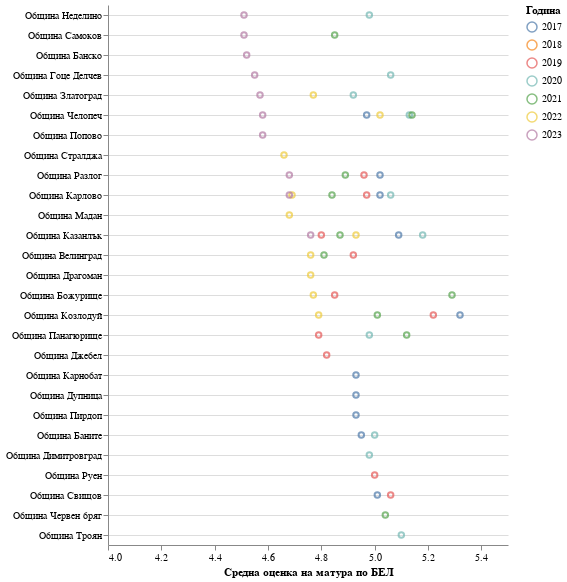

Write notebook code for a chart like this one.
### Markdown cell above
Визуализиране на топ 10 най-високи резултати по години

### Code cell
domain = [2017,2018,2019,2020,2021,2022,2023]
alt.Chart(top10_per_year).mark_point().encode(
    alt.X(
        'average_grade_bel:Q',
        title="Средна оценка на матура по БЕЛ",
        axis=alt.Axis(grid=False),
        scale=alt.Scale(domain=[4, 5.5])
    ),
    alt.Y(
        'municipality:N',
        title="",
        sort='x',
        axis=alt.Axis(grid=True, labelLimit=450),
    ),
    color=alt.Color('year:N', scale=alt.Scale(domain=domain), legend=alt.Legend(title="Година")),
    tooltip=['municipality', 'year', 'average_grade_bel']
).properties(
    height=alt.Step(20)
).configure_view(stroke="transparent")

### Figure 1 — Vega-Lite specification as saved in the notebook (floating-point values rounded to 4 significant figures)
{"config": {"view": {"continuousWidth": 400, "continuousHeight": 300, "stroke": "transparent"}}, "data": {"name": "data-3273c94bfaf7fb8cc338fcef91a96e02"}, "mark": "point", "encoding": {"color": {"field": "year", "legend": {"title": "Година"}, "scale": {"domain": [2017, 2018, 2019, 2020, 2021, 2022, 2023]}, "type": "nominal"}, "tooltip": [{"field": "municipality", "type": "nominal"}, {"field": "year", "type": "quantitative"}, {"field": "average_grade_bel", "type": "quantitative"}], "x": {"axis": {"grid": false}, "field": "average_grade_bel", "scale": {"domain": [4, 5.5]}, "title": "Средна оценка на матура по БЕЛ", "type": "quantitative"}, "y": {"axis": {"grid": true, "labelLimit": 450}, "field": "municipality", "sort": "x", "title": "", "type": "nominal"}}, "height": {"step": 20}, "$schema": "https://vega.github.io/schema/vega-lite/v4.17.0.json", "datasets": {"data-3273c94bfaf7fb8cc338fcef91a96e02": [{"province": "Област Враца", "municipality": "Община Козлодуй", "town": "Козлодуй", "school_wiki_id": "http://www.wikidata.org/entity/Q106350834", "school": "Средно училище \"Св. св. Кирил и Методий\"", "year": 2017, "tot_pup_bel": 50.0, "tot_pup_other": 20.0, "tot_pup_stem": 24.0, "average_grade_bel": 5.32, "average_grade_other": 5.489, "average_grade_stem": 4.936, "school_instances": 6, "not_province": false}, {"province": "Област Стара Загора", "municipality": "Община Казанлък", "town": "Казанлък", "school_wiki_id": "http://www.wikidata.org/entity/Q105763867", "school": "Профилирана природо-математическа гимназия  \"Никола Обрешков\"", "year": 2017, "tot_pup_bel": 101.0, "tot_pup_other": 33.0, "tot_pup_stem": 62.0, "average_grade_bel": 5.09, "average_grade_other": 5.68, "average_grade_stem": 5.339, "school_instances": 6, "not_province": false}, {"province": "Област Благоевград", "municipality": "Община Разлог", "town": "Разлог", "school_wiki_id": "http://www.wikidata.org/entity/Q106346653", "school": "Средно училище  \"Братя Петър и Иван Каназиреви\"", "year": 2017, "tot_pup_bel": 57.0, "tot_pup_other": 29.0, "tot_pup_stem": 14.0, "average_grade_bel": 5.02, "average_grade_other": 5.43, "average_grade_stem": 4.779, "school_instances": 6, "not_province": false}, {"province": "Област Пловдив", "municipality": "Община Карлово", "town": "Карлово", "school_wiki_id": "http://www.wikidata.org/entity/Q106350798", "school": "Средно училище  \"Васил Левски\"", "year": 2017, "tot_pup_bel": 64.0, "tot_pup_other": 38.0, "tot_pup_stem": 17.0, "average_grade_bel": 5.02, "average_grade_other": 5.51, "average_grade_stem": 4.59, "school_instances": 6, "not_province": false}, {"province": "Област Велико Търново", "municipality": "Община Свищов", "town": "Свищов", "school_wiki_id": "http://www.wikidata.org/entity/Q106329451", "school": "Средно училище  \"Николай Катранов\"", "year": 2017, "tot_pup_bel": 43.0, "tot_pup_other": 14.0, "tot_pup_stem": 29.0, "average_grade_bel": 5.01, "average_grade_other": 5.72, "average_grade_stem": 5.433, "school_instances": 6, "not_province": false}, {"province": "Софийска област", "municipality": "Община Челопеч", "town": "Челопеч", "school_wiki_id": "http://www.wikidata.org/entity/Q106349705", "school": "Частна профилирана гимназия с чуждоезиково обучение \"ЧЕЛОПЕЧ\"", "year": 2017, "tot_pup_bel": 22.0, "tot_pup_other": 15.0, "tot_pup_stem": 6.0, "average_grade_bel": 4.97, "average_grade_other": 5.526, "average_grade_stem": 4.393, "school_instances": 6, "not_province": false}, {"province": "Област Смолян", "municipality": "Община Баните", "town": "Баните", "school_wiki_id": "http://www.wikidata.org/entity/Q106350810", "school": "Средно училище \"Христо Ботев\"", "year": 2017, "tot_pup_bel": 11.0, "tot_pup_other": 0.0, "tot_pup_stem": 6.0, "average_grade_bel": 4.95, "average_grade_other": null, "average_grade_stem": 4.772, "school_instances": 6, "not_province": false}, {"province": "Област Бургас", "municipality": "Община Карнобат", "town": "Карнобат", "school_wiki_id": "http://www.wikidata.org/entity/Q106347231", "school": "Средно училище  \"Св.Св.Кирил и Методий\"", "year": 2017, "tot_pup_bel": 55.0, "tot_pup_other": 14.0, "tot_pup_stem": 30.0, "average_grade_bel": 4.93, "average_grade_other": 5.09, "average_grade_stem": 4.57, "school_instances": 6, "not_province": false}, {"province": "Област Кюстендил", "municipality": "Община Дупница", "town": "Дупница", "school_wiki_id": "http://www.wikidata.org/entity/Q12276969", "school": "Профилирана гимназия \"Христо Ботев\"", "year": 2017, "tot_pup_bel": 110.0, "tot_pup_other": 34.0, "tot_pup_stem": 41.0, "average_grade_bel": 4.93, "average_grade_other": 5.19, "average_grade_stem": 5.139, "school_instances": 6, "not_province": false}, {"province": "Софийска област", "municipality": "Община Пирдоп", "town": "Пирдоп", "school_wiki_id": "http://www.wikidata.org/entity/Q106349917", "school": "Средно училище  \"Саво Ценов Савов\"", "year": 2017, "tot_pup_bel": 43.0, "tot_pup_other": 18.0, "tot_pup_stem": 13.0, "average_grade_bel": 4.93, "average_grade_other": 5.66, "average_grade_stem": 5.01, "school_instances": 6, "not_province": false}, {"province": "Област Враца", "municipality": "Община Козлодуй", "town": "Козлодуй", "school_wiki_id": "http://www.wikidata.org/entity/Q106350834", "school": "Средно училище \"Св. св. Кирил и Методий\"", "year": 2019, "tot_pup_bel": 53.0, "tot_pup_other": 31.0, "tot_pup_stem": 20.0, "average_grade_bel": 5.22, "average_grade_other": 4.825, "average_grade_stem": 5.246, "school_instances": 6, "not_province": false}, {"province": "Област Велико Търново", "municipality": "Община Свищов", "town": "Свищов", "school_wiki_id": "http://www.wikidata.org/entity/Q106329451", "school": "Средно училище  \"Николай Катранов\"", "year": 2019, "tot_pup_bel": 51.0, "tot_pup_other": 26.0, "tot_pup_stem": 25.0, "average_grade_bel": 5.06, "average_grade_other": 4.955, "average_grade_stem": 5.402, "school_instances": 6, "not_province": false}, {"province": "Област Бургас", "municipality": "Община Руен", "town": "Трънак", "school_wiki_id": "http://www.wikidata.org/entity/Q106347968", "school": "Средно училище  \"Гео Милев\"", "year": 2019, "tot_pup_bel": 9.0, "tot_pup_other": 8.0, "tot_pup_stem": 3.0, "average_grade_bel": 5.0, "average_grade_other": 4.01, "average_grade_stem": 4.62, "school_instances": 6, "not_province": false}, {"province": "Област Пловдив", "municipality": "Община Карлово", "town": "Карлово", "school_wiki_id": "http://www.wikidata.org/entity/Q106350798", "school": "Средно училище  \"Васил Левски\"", "year": 2019, "tot_pup_bel": 67.0, "tot_pup_other": 47.0, "tot_pup_stem": 20.0, "average_grade_bel": 4.97, "average_grade_other": 4.873, "average_grade_stem": 5.003, "school_instances": 6, "not_province": false}, {"province": "Област Благоевград", "municipality": "Община Разлог", "town": "Разлог", "school_wiki_id": "http://www.wikidata.org/entity/Q106346653", "school": "Средно училище  \"Братя Петър и Иван Каназиреви\"", "year": 2019, "tot_pup_bel": 59.0, "tot_pup_other": 51.0, "tot_pup_stem": 6.0, "average_grade_bel": 4.96, "average_grade_other": 4.729, "average_grade_stem": 5.725, "school_instances": 6, "not_province": false}, {"province": "Област Пазарджик", "municipality": "Община Велинград", "town": "Велинград", "school_wiki_id": "http://www.wikidata.org/entity/Q106329166", "school": "Средно училище \"Васил Левски\"", "year": 2019, "tot_pup_bel": 43.0, "tot_pup_other": 36.0, "tot_pup_stem": 7.0, "average_grade_bel": 4.92, "average_grade_other": 4.789, "average_grade_stem": 4.556, "school_instances": 6, "not_province": false}, {"province": "Софийска област", "municipality": "Община Божурище", "town": "Божурище", "school_wiki_id": "http://www.wikidata.org/entity/Q106347298", "school": "Средно училище \"Летец Христо Топракчиев\"", "year": 2019, "tot_pup_bel": 30.0, "tot_pup_other": 14.0, "tot_pup_stem": 5.0, "average_grade_bel": 4.85, "average_grade_other": 5.116, "average_grade_stem": 4.744, "school_instances": 6, "not_province": false}, {"province": "Област Кърджали", "municipality": "Община Джебел", "town": "Припек (Област Кърджали)", "school_wiki_id": "http://www.wikidata.org/entity/Q106346986", "school": "Средно училище \"Паисий Хилендарски\"", "year": 2019, "tot_pup_bel": 8.0, "tot_pup_other": 2.0, "tot_pup_stem": 7.0, "average_grade_bel": 4.82, "average_grade_other": 4.71, "average_grade_stem": 5.11, "school_instances": 6, "not_province": false}, {"province": "Област Стара Загора", "municipality": "Община Казанлък", "town": "Казанлък", "school_wiki_id": "http://www.wikidata.org/entity/Q105763867", "school": "Профилирана природо-математическа гимназия  \"Никола Обрешков\"", "year": 2019, "tot_pup_bel": 103.0, "tot_pup_other": 60.0, "tot_pup_stem": 34.0, "average_grade_bel": 4.8, "average_grade_other": 5.105, "average_grade_stem": 4.94, "school_instances": 6, "not_province": false}, {"province": "Област Пазарджик", "municipality": "Община Панагюрище", "town": "Панагюрище", "school_wiki_id": "http://www.wikidata.org/entity/Q106346174", "school": "Средно училище \"Нешо Бончев\"", "year": 2019, "tot_pup_bel": 65.0, "tot_pup_other": 36.0, "tot_pup_stem": 27.0, "average_grade_bel": 4.79, "average_grade_other": 4.836, "average_grade_stem": 4.93, "school_instances": 6, "not_province": false}, {"province": "Област Стара Загора", "municipality": "Община Казанлък", "town": "Казанлък", "school_wiki_id": "http://www.wikidata.org/entity/Q105763867", "school": "Профилирана природо-математическа гимназия  \"Никола Обрешков\"", "year": 2020, "tot_pup_bel": 103.0, "tot_pup_other": 73.0, "tot_pup_stem": 29.0, "average_grade_bel": 5.18, "average_grade_other": 5.282, "average_grade_stem": 5.194, "school_instances": 6, "not_province": false}, {"province": "Софийска област", "municipality": "Община Челопеч", "town": "Челопеч", "school_wiki_id": "http://www.wikidata.org/entity/Q106349705", "school": "Частна профилирана гимназия с чуждоезиково обучение \"ЧЕЛОПЕЧ\"", "year": 2020, "tot_pup_bel": 26.0, "tot_pup_other": 22.0, "tot_pup_stem": 3.0, "average_grade_bel": 5.13, "average_grade_other": 5.243, "average_grade_stem": 5.22, "school_instances": 6, "not_province": false}, {"province": "Област Ловеч", "municipality": "Община Троян", "town": "Троян", "school_wiki_id": "http://www.wikidata.org/entity/Q106347395", "school": "Средно училище \"Васил Левски\"", "year": 2020, "tot_pup_bel": 69.0, "tot_pup_other": 56.0, "tot_pup_stem": 5.0, "average_grade_bel": 5.1, "average_grade_other": 5.3, "average_grade_stem": 4.648, "school_instances": 6, "not_province": false}, {"province": "Област Благоевград", "municipality": "Община Гоце Делчев", "town": "Гоце Делчев", "school_wiki_id": "http://www.wikidata.org/entity/Q99642805", "school": "Природо-математическа гимназия \"Яне Сандански\"", "year": 2020, "tot_pup_bel": 143.0, "tot_pup_other": 66.0, "tot_pup_stem": 37.0, "average_grade_bel": 5.06, "average_grade_other": 5.187, "average_grade_stem": 5.312, "school_instances": 6, "not_province": false}, {"province": "Област Пловдив", "municipality": "Община Карлово", "town": "Карлово", "school_wiki_id": "http://www.wikidata.org/entity/Q106350798", "school": "Средно училище  \"Васил Левски\"", "year": 2020, "tot_pup_bel": 73.0, "tot_pup_other": 44.0, "tot_pup_stem": 25.0, "average_grade_bel": 5.06, "average_grade_other": 5.427, "average_grade_stem": 4.757, "school_instances": 6, "not_province": false}, {"province": "Област Смолян", "municipality": "Община Баните", "town": "Баните", "school_wiki_id": "http://www.wikidata.org/entity/Q106350810", "school": "Средно училище \"Христо Ботев\"", "year": 2020, "tot_pup_bel": 12.0, "tot_pup_other": 11.0, "tot_pup_stem": 0.0, "average_grade_bel": 5.0, "average_grade_other": 5.08, "average_grade_stem": null, "school_instances": 6, "not_province": false}, {"province": "Област Пазарджик", "municipality": "Община Панагюрище", "town": "Панагюрище", "school_wiki_id": "http://www.wikidata.org/entity/Q106346174", "school": "Средно училище \"Нешо Бончев\"", "year": 2020, "tot_pup_bel": 40.0, "tot_pup_other": 21.0, "tot_pup_stem": 10.0, "average_grade_bel": 4.98, "average_grade_other": 5.271, "average_grade_stem": 5.72, "school_instances": 6, "not_province": false}, {"province": "Област Смолян", "municipality": "Община Неделино", "town": "Неделино", "school_wiki_id": "http://www.wikidata.org/entity/Q106329402", "school": "Средно  училище  \" Свети Свети Кирил и Методий\"", "year": 2020, "tot_pup_bel": 21.0, "tot_pup_other": 7.0, "tot_pup_stem": 13.0, "average_grade_bel": 4.98, "average_grade_other": 4.16, "average_grade_stem": 5.251, "school_instances": 6, "not_province": false}, {"province": "Област Хасково", "municipality": "Община Димитровград", "town": "Димитровград", "school_wiki_id": "http://www.wikidata.org/entity/Q106349802", "school": "Природо-математическа гимназия със засилено изучаване на чужди езици \"Иван Вазов\"", "year": 2020, "tot_pup_bel": 70.0, "tot_pup_other": 41.0, "tot_pup_stem": 28.0, "average_grade_bel": 4.98, "average_grade_other": 5.291, "average_grade_stem": 4.838, "school_instances": 6, "not_province": false}, {"province": "Област Смолян", "municipality": "Община Златоград", "town": "Златоград", "school_wiki_id": "http://www.wikidata.org/entity/Q106349713", "school": "СРЕДНО УЧИЛИЩЕ \"АНТИМ І\"", "year": 2020, "tot_pup_bel": 58.0, "tot_pup_other": 17.0, "tot_pup_stem": 32.0, "average_grade_bel": 4.92, "average_grade_other": 5.408, "average_grade_stem": 4.951, "school_instances": 6, "not_province": false}, {"province": "Софийска област", "municipality": "Община Божурище", "town": "Божурище", "school_wiki_id": "http://www.wikidata.org/entity/Q106347298", "school": "Средно училище \"Летец Христо Топракчиев\"", "year": 2021, "tot_pup_bel": 17.0, "tot_pup_other": 12.0, "tot_pup_stem": 5.0, "average_grade_bel": 5.29, "average_grade_other": 5.293, "average_grade_stem": 4.7, "school_instances": 6, "not_province": false}, {"province": "Софийска област", "municipality": "Община Челопеч", "town": "Челопеч", "school_wiki_id": "http://www.wikidata.org/entity/Q106349705", "school": "Частна профилирана гимназия с чуждоезиково обучение \"ЧЕЛОПЕЧ\"", "year": 2021, "tot_pup_bel": 26.0, "tot_pup_other": 17.0, "tot_pup_stem": 9.0, "average_grade_bel": 5.14, "average_grade_other": 5.337, "average_grade_stem": 4.616, "school_instances": 6, "not_province": false}, {"province": "Област Пазарджик", "municipality": "Община Панагюрище", "town": "Панагюрище", "school_wiki_id": "http://www.wikidata.org/entity/Q106346174", "school": "Средно училище \"Нешо Бончев\"", "year": 2021, "tot_pup_bel": 45.0, "tot_pup_other": 28.0, "tot_pup_stem": 17.0, "average_grade_bel": 5.12, "average_grade_other": 5.251, "average_grade_stem": 5.295, "school_instances": 6, "not_province": false}, {"province": "Област Плевен", "municipality": "Община Червен бряг", "town": "Червен бряг", "school_wiki_id": "http://www.wikidata.org/entity/Q106346127", "school": "Средно училище \"Д-р Петър Берон\"", "year": 2021, "tot_pup_bel": 25.0, "tot_pup_other": 25.0, "tot_pup_stem": 0.0, "average_grade_bel": 5.04, "average_grade_other": 5.034, "average_grade_stem": null, "school_instances": 6, "not_province": false}, {"province": "Област Враца", "municipality": "Община Козлодуй", "town": "Козлодуй", "school_wiki_id": "http://www.wikidata.org/entity/Q106350834", "school": "Средно училище \"Св. св. Кирил и Методий\"", "year": 2021, "tot_pup_bel": 51.0, "tot_pup_other": 36.0, "tot_pup_stem": 15.0, "average_grade_bel": 5.01, "average_grade_other": 5.081, "average_grade_stem": 4.467, "school_instances": 6, "not_province": false}, {"province": "Област Благоевград", "municipality": "Община Разлог", "town": "Разлог", "school_wiki_id": "http://www.wikidata.org/entity/Q106346653", "school": "Средно училище  \"Братя Петър и Иван Каназиреви\"", "year": 2021, "tot_pup_bel": 44.0, "tot_pup_other": 26.0, "tot_pup_stem": 17.0, "average_grade_bel": 4.89, "average_grade_other": 5.293, "average_grade_stem": 5.148, "school_instances": 6, "not_province": false}, {"province": "Област Стара Загора", "municipality": "Община Казанлък", "town": "Казанлък", "school_wiki_id": "http://www.wikidata.org/entity/Q105763867", "school": "Профилирана природо-математическа гимназия  \"Никола Обрешков\"", "year": 2021, "tot_pup_bel": 101.0, "tot_pup_other": 71.0, "tot_pup_stem": 30.0, "average_grade_bel": 4.87, "average_grade_other": 5.241, "average_grade_stem": 4.675, "school_instances": 6, "not_province": false}, {"province": "Софийска област", "municipality": "Община Самоков", "town": "Самоков", "school_wiki_id": "http://www.wikidata.org/entity/Q106349711", "school": "Профилирана гимназия \"КОНСТАНТИН ФОТИНОВ\"", "year": 2021, "tot_pup_bel": 46.0, "tot_pup_other": 42.0, "tot_pup_stem": 4.0, "average_grade_bel": 4.85, "average_grade_other": 5.215, "average_grade_stem": 4.963, "school_instances": 6, "not_province": false}, {"province": "Област Пловдив", "municipality": "Община Карлово", "town": "Карлово", "school_wiki_id": "http://www.wikidata.org/entity/Q106350798", "school": "Средно училище  \"Васил Левски\"", "year": 2021, "tot_pup_bel": 89.0, "tot_pup_other": 60.0, "tot_pup_stem": 30.0, "average_grade_bel": 4.84, "average_grade_other": 5.341, "average_grade_stem": 4.404, "school_instances": 6, "not_province": false}, {"province": "Област Пазарджик", "municipality": "Община Велинград", "town": "Велинград", "school_wiki_id": "http://www.wikidata.org/entity/Q106329166", "school": "Средно училище \"Васил Левски\"", "year": 2021, "tot_pup_bel": 42.0, "tot_pup_other": 39.0, "tot_pup_stem": 3.0, "average_grade_bel": 4.81, "average_grade_other": 5.192, "average_grade_stem": 5.28, "school_instances": 6, "not_province": false}, {"province": "Софийска област", "municipality": "Община Челопеч", "town": "Челопеч", "school_wiki_id": "http://www.wikidata.org/entity/Q106349705", "school": "Частна профилирана гимназия с чуждоезиково обучение \"ЧЕЛОПЕЧ\"", "year": 2022, "tot_pup_bel": 30.0, "tot_pup_other": 29.0, "tot_pup_stem": 1.0, "average_grade_bel": 5.02, "average_grade_other": 5.067, "average_grade_stem": 3.14, "school_instances": 6, "not_province": false}, {"province": "Област Стара Загора", "municipality": "Община Казанлък", "town": "Казанлък", "school_wiki_id": "http://www.wikidata.org/entity/Q105763867", "school": "Профилирана природо-математическа гимназия  \"Никола Обрешков\"", "year": 2022, "tot_pup_bel": 97.0, "tot_pup_other": 52.0, "tot_pup_stem": 44.0, "average_grade_bel": 4.93, "average_grade_other": 4.321, "average_grade_stem": 4.579, "school_instances": 6, "not_province": false}, {"province": "Област Враца", "municipality": "Община Козлодуй", "town": "Козлодуй", "school_wiki_id": "http://www.wikidata.org/entity/Q106350834", "school": "Средно училище \"Св. св. Кирил и Методий\"", "year": 2022, "tot_pup_bel": 46.0, "tot_pup_other": 39.0, "tot_pup_stem": 7.0, "average_grade_bel": 4.79, "average_grade_other": 5.032, "average_grade_stem": 3.66, "school_instances": 6, "not_province": false}, {"province": "Област Смолян", "municipality": "Община Златоград", "town": "Златоград", "school_wiki_id": "http://www.wikidata.org/entity/Q106349713", "school": "СРЕДНО УЧИЛИЩЕ \"АНТИМ І\"", "year": 2022, "tot_pup_bel": 59.0, "tot_pup_other": 38.0, "tot_pup_stem": 21.0, "average_grade_bel": 4.77, "average_grade_other": 4.719, "average_grade_stem": 4.857, "school_instances": 6, "not_province": false}, {"province": "Софийска област", "municipality": "Община Божурище", "town": "Божурище", "school_wiki_id": "http://www.wikidata.org/entity/Q106347298", "school": "Средно училище \"Летец Христо Топракчиев\"", "year": 2022, "tot_pup_bel": 35.0, "tot_pup_other": 20.0, "tot_pup_stem": 15.0, "average_grade_bel": 4.77, "average_grade_other": 4.63, "average_grade_stem": 3.39, "school_instances": 6, "not_province": false}, {"province": "Област Пазарджик", "municipality": "Община Велинград", "town": "Велинград", "school_wiki_id": "http://www.wikidata.org/entity/Q106329412", "school": "Средно училище \"Св. св. Кирил и Методий\"", "year": 2022, "tot_pup_bel": 75.0, "tot_pup_other": 74.0, "tot_pup_stem": 1.0, "average_grade_bel": 4.76, "average_grade_other": 4.479, "average_grade_stem": 4.89, "school_instances": 6, "not_province": false}, {"province": "Софийска област", "municipality": "Община Драгоман", "town": "Драгоман", "school_wiki_id": "http://www.wikidata.org/entity/Q106350846", "school": "Средно училище \"Христо Ботев\"", "year": 2022, "tot_pup_bel": 3.0, "tot_pup_other": 3.0, "tot_pup_stem": 0.0, "average_grade_bel": 4.76, "average_grade_other": 5.34, "average_grade_stem": null, "school_instances": 6, "not_province": false}, {"province": "Област Пловдив", "municipality": "Община Карлово", "town": "Карлово", "school_wiki_id": "http://www.wikidata.org/entity/Q106350798", "school": "Средно училище  \"Васил Левски\"", "year": 2022, "tot_pup_bel": 71.0, "tot_pup_other": 59.0, "tot_pup_stem": 12.0, "average_grade_bel": 4.69, "average_grade_other": 4.631, "average_grade_stem": 3.69, "school_instances": 6, "not_province": false}, {"province": "Област Смолян", "municipality": "Община Мадан", "town": "Мадан", "school_wiki_id": "http://www.wikidata.org/entity/Q106347212", "school": "Средно училище  \"Отец Паисий\"", "year": 2022, "tot_pup_bel": 39.0, "tot_pup_other": 37.0, "tot_pup_stem": 2.0, "average_grade_bel": 4.68, "average_grade_other": 5.139, "average_grade_stem": 3.97, "school_instances": 6, "not_province": false}, {"province": "Област Ямбол", "municipality": "Община Стралджа", "town": "Стралджа", "school_wiki_id": "http://www.wikidata.org/entity/Q106346291", "school": "Средно училище \"Пейо Крачолов Яворов\"", "year": 2022, "tot_pup_bel": 20.0, "tot_pup_other": 17.0, "tot_pup_stem": 3.0, "average_grade_bel": 4.66, "average_grade_other": 4.591, "average_grade_stem": 5.12, "school_instances": 6, "not_province": false}, {"province": "Област Стара Загора", "municipality": "Община Казанлък", "town": "Казанлък", "school_wiki_id": "http://www.wikidata.org/entity/Q105763867", "school": "Профилирана природо-математическа гимназия  \"Никола Обрешков\"", "year": 2023, "tot_pup_bel": 103.0, "tot_pup_other": 44.0, "tot_pup_stem": 65.0, "average_grade_bel": 4.76, "average_grade_other": 4.652, "average_grade_stem": 3.106, "school_instances": 6, "not_province": false}, {"province": "Област Благоевград", "municipality": "Община Разлог", "town": "Разлог", "school_wiki_id": "http://www.wikidata.org/entity/Q106346653", "school": "Средно училище  \"Братя Петър и Иван Каназиреви\"", "year": 2023, "tot_pup_bel": 65.0, "tot_pup_other": 64.0, "tot_pup_stem": 2.0, "average_grade_bel": 4.68, "average_grade_other": 4.712, "average_grade_stem": 3.09, "school_instances": 6, "not_province": false}, {"province": "Област Пловдив", "municipality": "Община Карлово", "town": "Карлово", "school_wiki_id": "http://www.wikidata.org/entity/Q106350798", "school": "Средно училище  \"Васил Левски\"", "year": 2023, "tot_pup_bel": 75.0, "tot_pup_other": 63.0, "tot_pup_stem": 17.0, "average_grade_bel": 4.68, "average_grade_other": 4.623, "average_grade_stem": 4.08, "school_instances": 6, "not_province": false}, {"province": "Област Търговище", "municipality": "Община Попово", "town": "Попово", "school_wiki_id": "http://www.wikidata.org/entity/Q106349649", "school": "Профилирана гимназия \"Христо Ботев\"", "year": 2023, "tot_pup_bel": 52.0, "tot_pup_other": 48.0, "tot_pup_stem": 5.0, "average_grade_bel": 4.58, "average_grade_other": 5.129, "average_grade_stem": 3.552, "school_instances": 6, "not_province": false}, {"province": "Софийска област", "municipality": "Община Челопеч", "town": "Челопеч", "school_wiki_id": "http://www.wikidata.org/entity/Q106349705", "school": "Частна профилирана гимназия с чуждоезиково обучение \"ЧЕЛОПЕЧ\"", "year": 2023, "tot_pup_bel": 20.0, "tot_pup_other": 18.0, "tot_pup_stem": 2.0, "average_grade_bel": 4.58, "average_grade_other": 4.624, "average_grade_stem": 4.34, "school_instances": 6, "not_province": false}, {"province": "Област Смолян", "municipality": "Община Златоград", "town": "Златоград", "school_wiki_id": "http://www.wikidata.org/entity/Q106349713", "school": "СРЕДНО УЧИЛИЩЕ \"АНТИМ І\"", "year": 2023, "tot_pup_bel": 63.0, "tot_pup_other": 44.0, "tot_pup_stem": 10.0, "average_grade_bel": 4.57, "average_grade_other": 4.692, "average_grade_stem": 4.265, "school_instances": 6, "not_province": false}, {"province": "Област Благоевград", "municipality": "Община Гоце Делчев", "town": "Гоце Делчев", "school_wiki_id": "http://www.wikidata.org/entity/Q99642805", "school": "Природо-математическа гимназия \"Яне Сандански\"", "year": 2023, "tot_pup_bel": 131.0, "tot_pup_other": 95.0, "tot_pup_stem": 45.0, "average_grade_bel": 4.55, "average_grade_other": 4.752, "average_grade_stem": 4.1, "school_instances": 6, "not_province": false}, {"province": "Област Благоевград", "municipality": "Община Банско", "town": "Банско", "school_wiki_id": "http://www.wikidata.org/entity/Q106347222", "school": "Средно училище \"Неофит Рилски\"", "year": 2023, "tot_pup_bel": 20.0, "tot_pup_other": 20.0, "tot_pup_stem": 0.0, "average_grade_bel": 4.52, "average_grade_other": 4.19, "average_grade_stem": null, "school_instances": 1, "not_province": false}, {"province": "Област Смолян", "municipality": "Община Неделино", "town": "Неделино", "school_wiki_id": "http://www.wikidata.org/entity/Q106329402", "school": "Средно  училище  \" Свети Свети Кирил и Методий\"", "year": 2023, "tot_pup_bel": 21.0, "tot_pup_other": 0.0, "tot_pup_stem": 0.0, "average_grade_bel": 4.51, "average_grade_other": null, "average_grade_stem": null, "school_instances": 6, "not_province": false}, {"province": "Софийска област", "municipality": "Община Самоков", "town": "Самоков", "school_wiki_id": "http://www.wikidata.org/entity/Q106349711", "school": "Профилирана гимназия \"КОНСТАНТИН ФОТИНОВ\"", "year": 2023, "tot_pup_bel": 58.0, "tot_pup_other": 56.0, "tot_pup_stem": 2.0, "average_grade_bel": 4.51, "average_grade_other": 4.558, "average_grade_stem": 3.61, "school_instances": 6, "not_province": false}]}}
